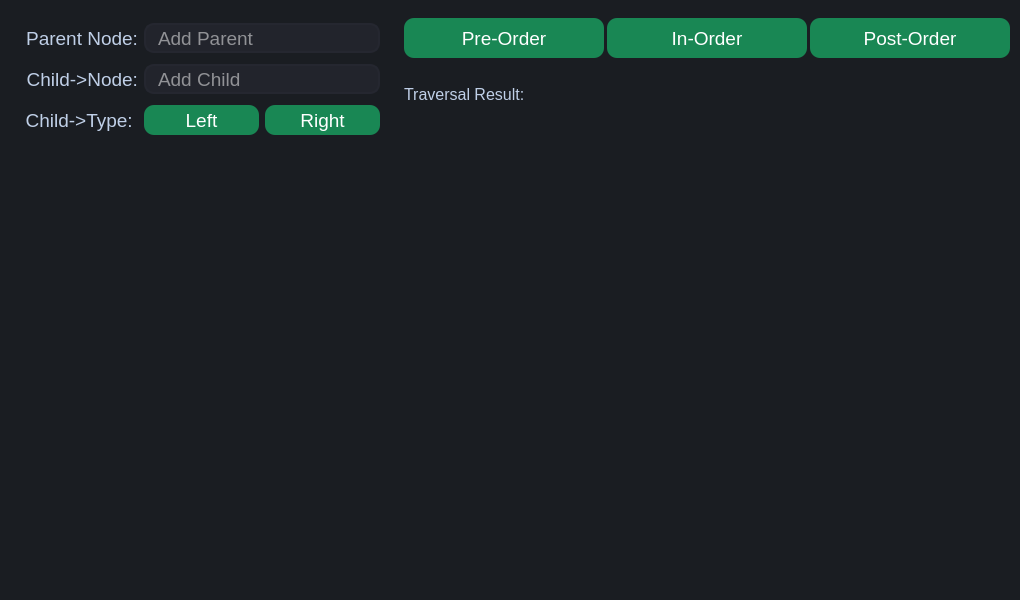
<?xml version="1.0" encoding="UTF-8"?>
<ui version="4.0">
 <class>MainWindow</class>
 <widget class="QMainWindow" name="MainWindow">
  <property name="geometry">
   <rect>
    <x>0</x>
    <y>0</y>
    <width>1020</width>
    <height>600</height>
   </rect>
  </property>
  <property name="windowTitle">
   <string>Tree Visualization By MahtabulShourav</string>
  </property>
  <property name="windowIcon">
   <iconset>
    <normaloff>../Resources/TreeIcon.png</normaloff>../Resources/TreeIcon.png</iconset>
  </property>
  <widget class="QWidget" name="centralwidget">
   <layout class="QVBoxLayout" name="verticalLayout">
    <property name="spacing">
     <number>0</number>
    </property>
    <property name="leftMargin">
     <number>0</number>
    </property>
    <property name="topMargin">
     <number>0</number>
    </property>
    <property name="rightMargin">
     <number>0</number>
    </property>
    <property name="bottomMargin">
     <number>0</number>
    </property>
    <item>
     <widget class="QFrame" name="OptionFrame">
      <property name="minimumSize">
       <size>
        <width>1000</width>
        <height>140</height>
       </size>
      </property>
      <property name="maximumSize">
       <size>
        <width>16777215</width>
        <height>140</height>
       </size>
      </property>
      <property name="styleSheet">
       <string notr="true">QFrame{
	background-color: rgb(26, 29, 34);
}</string>
      </property>
      <property name="frameShape">
       <enum>QFrame::NoFrame</enum>
      </property>
      <property name="frameShadow">
       <enum>QFrame::Raised</enum>
      </property>
      <layout class="QHBoxLayout" name="horizontalLayout">
       <property name="spacing">
        <number>0</number>
       </property>
       <property name="leftMargin">
        <number>0</number>
       </property>
       <property name="topMargin">
        <number>0</number>
       </property>
       <property name="rightMargin">
        <number>0</number>
       </property>
       <property name="bottomMargin">
        <number>0</number>
       </property>
       <item>
        <widget class="QWidget" name="widget" native="true">
         <layout class="QHBoxLayout" name="horizontalLayout_3">
          <item>
           <widget class="QWidget" name="LeftSide" native="true">
            <property name="minimumSize">
             <size>
              <width>380</width>
              <height>140</height>
             </size>
            </property>
            <layout class="QHBoxLayout" name="horizontalLayout_2">
             <item>
              <layout class="QVBoxLayout" name="V1">
               <item>
                <layout class="QHBoxLayout" name="H1">
                 <item>
                  <widget class="QLabel" name="ParentLabel">
                   <property name="minimumSize">
                    <size>
                     <width>120</width>
                     <height>30</height>
                    </size>
                   </property>
                   <property name="maximumSize">
                    <size>
                     <width>16777215</width>
                     <height>16777215</height>
                    </size>
                   </property>
                   <property name="font">
                    <font>
                     <family>Arial</family>
                     <pointsize>14</pointsize>
                    </font>
                   </property>
                   <property name="styleSheet">
                    <string notr="true">QLabel{
	color: rgb(191, 207, 231);
}</string>
                   </property>
                   <property name="text">
                    <string>Parent Node:</string>
                   </property>
                   <property name="alignment">
                    <set>Qt::AlignRight|Qt::AlignTrailing|Qt::AlignVCenter</set>
                   </property>
                  </widget>
                 </item>
                 <item>
                  <widget class="QLineEdit" name="ParentField">
                   <property name="minimumSize">
                    <size>
                     <width>120</width>
                     <height>30</height>
                    </size>
                   </property>
                   <property name="maximumSize">
                    <size>
                     <width>16777215</width>
                     <height>16777215</height>
                    </size>
                   </property>
                   <property name="font">
                    <font>
                     <family>Arial</family>
                     <pointsize>14</pointsize>
                    </font>
                   </property>
                   <property name="styleSheet">
                    <string notr="true">QLineEdit{
	border: 2px solid rgb(37,39,48);
	border-radius: 10px;
	color: #FFF;
	padding-left: 10px;
	padding-right: 10px;
	background-color: rgb(34,36,44);
}

QLineEdit::hover{
	border: 2px solid rgb(48,50,62);
}

QLineEdit::focus{
	border: 2px solid rgb(85,170,255);
	background-color: rgb(43,45,56);
}</string>
                   </property>
                   <property name="placeholderText">
                    <string>Add Parent</string>
                   </property>
                  </widget>
                 </item>
                </layout>
               </item>
               <item>
                <layout class="QHBoxLayout" name="H2">
                 <item>
                  <widget class="QLabel" name="ChildLabel">
                   <property name="minimumSize">
                    <size>
                     <width>120</width>
                     <height>30</height>
                    </size>
                   </property>
                   <property name="maximumSize">
                    <size>
                     <width>16777215</width>
                     <height>16777215</height>
                    </size>
                   </property>
                   <property name="font">
                    <font>
                     <family>Arial</family>
                     <pointsize>14</pointsize>
                    </font>
                   </property>
                   <property name="styleSheet">
                    <string notr="true">QLabel{
	color: rgb(191, 207, 231);
}</string>
                   </property>
                   <property name="text">
                    <string>Child-&gt;Node:</string>
                   </property>
                   <property name="alignment">
                    <set>Qt::AlignRight|Qt::AlignTrailing|Qt::AlignVCenter</set>
                   </property>
                  </widget>
                 </item>
                 <item>
                  <widget class="QLineEdit" name="ChildField">
                   <property name="minimumSize">
                    <size>
                     <width>120</width>
                     <height>30</height>
                    </size>
                   </property>
                   <property name="maximumSize">
                    <size>
                     <width>16777215</width>
                     <height>16777215</height>
                    </size>
                   </property>
                   <property name="font">
                    <font>
                     <family>Arial</family>
                     <pointsize>14</pointsize>
                    </font>
                   </property>
                   <property name="styleSheet">
                    <string notr="true">QLineEdit{
	border: 2px solid rgb(37,39,48);
	border-radius: 10px;
	color: #FFF;
	padding-left: 10px;
	padding-right: 10px;
	background-color: rgb(34,36,44);
}

QLineEdit::hover{
	border: 2px solid rgb(48,50,62);
}

QLineEdit::focus{
	border: 2px solid rgb(85,170,255);
	background-color: rgb(43,45,56);
}</string>
                   </property>
                   <property name="placeholderText">
                    <string>Add Child</string>
                   </property>
                  </widget>
                 </item>
                </layout>
               </item>
               <item>
                <layout class="QHBoxLayout" name="H3">
                 <item>
                  <widget class="QLabel" name="ChildTypeLabel">
                   <property name="minimumSize">
                    <size>
                     <width>120</width>
                     <height>30</height>
                    </size>
                   </property>
                   <property name="maximumSize">
                    <size>
                     <width>120</width>
                     <height>16777215</height>
                    </size>
                   </property>
                   <property name="font">
                    <font>
                     <family>Arial</family>
                     <pointsize>14</pointsize>
                    </font>
                   </property>
                   <property name="styleSheet">
                    <string notr="true">QLabel{
	color: rgb(191, 207, 231);
}</string>
                   </property>
                   <property name="text">
                    <string>Child-&gt;Type: </string>
                   </property>
                   <property name="alignment">
                    <set>Qt::AlignRight|Qt::AlignTrailing|Qt::AlignVCenter</set>
                   </property>
                  </widget>
                 </item>
                 <item>
                  <widget class="QPushButton" name="LeftButton">
                   <property name="minimumSize">
                    <size>
                     <width>80</width>
                     <height>30</height>
                    </size>
                   </property>
                   <property name="font">
                    <font>
                     <family>Arial</family>
                     <pointsize>14</pointsize>
                    </font>
                   </property>
                   <property name="styleSheet">
                    <string notr="true">QPushButton{
	color: #FFF;
	background-color: #198754;
	border-radius: 10px;
}

QPushButton::hover{
	background-color: #157347;
}

QPushButton:pressed{
	border: 4px solid #9dccb6;
}</string>
                   </property>
                   <property name="text">
                    <string>Left</string>
                   </property>
                  </widget>
                 </item>
                 <item>
                  <widget class="QPushButton" name="RightButton">
                   <property name="minimumSize">
                    <size>
                     <width>80</width>
                     <height>30</height>
                    </size>
                   </property>
                   <property name="font">
                    <font>
                     <family>Arial</family>
                     <pointsize>14</pointsize>
                    </font>
                   </property>
                   <property name="styleSheet">
                    <string notr="true">QPushButton{
	color: #FFF;
	background-color: #198754;
	border-radius: 10px;
}

QPushButton::hover{
	background-color: #157347;
}

QPushButton:pressed{
	border: 4px solid #9dccb6;
}</string>
                   </property>
                   <property name="text">
                    <string>Right</string>
                   </property>
                  </widget>
                 </item>
                </layout>
               </item>
              </layout>
             </item>
            </layout>
           </widget>
          </item>
          <item>
           <widget class="QWidget" name="VL" native="true">
            <layout class="QVBoxLayout" name="verticalLayout_2">
             <property name="spacing">
              <number>0</number>
             </property>
             <property name="leftMargin">
              <number>9</number>
             </property>
             <property name="topMargin">
              <number>9</number>
             </property>
             <property name="rightMargin">
              <number>9</number>
             </property>
             <property name="bottomMargin">
              <number>0</number>
             </property>
             <item>
              <layout class="QVBoxLayout" name="V2">
               <item>
                <layout class="QHBoxLayout" name="H4">
                 <property name="spacing">
                  <number>10</number>
                 </property>
                 <item>
                  <widget class="QPushButton" name="PreButton">
                   <property name="minimumSize">
                    <size>
                     <width>200</width>
                     <height>40</height>
                    </size>
                   </property>
                   <property name="font">
                    <font>
                     <family>Arial</family>
                     <pointsize>14</pointsize>
                    </font>
                   </property>
                   <property name="styleSheet">
                    <string notr="true">QPushButton{
	color: #FFF;
	background-color: #198754;
	border-radius: 10px;
}

QPushButton::hover{
	background-color: #157347;
}

QPushButton:pressed{
	border: 4px solid #9dccb6;
}</string>
                   </property>
                   <property name="text">
                    <string>Pre-Order</string>
                   </property>
                  </widget>
                 </item>
                 <item>
                  <widget class="QPushButton" name="InButton">
                   <property name="minimumSize">
                    <size>
                     <width>200</width>
                     <height>40</height>
                    </size>
                   </property>
                   <property name="font">
                    <font>
                     <family>Arial</family>
                     <pointsize>14</pointsize>
                    </font>
                   </property>
                   <property name="styleSheet">
                    <string notr="true">QPushButton{
	color: #FFF;
	background-color: #198754;
	border-radius: 10px;
}

QPushButton::hover{
	background-color: #157347;
}

QPushButton:pressed{
	border: 4px solid #9dccb6;
}</string>
                   </property>
                   <property name="text">
                    <string>In-Order</string>
                   </property>
                  </widget>
                 </item>
                 <item>
                  <widget class="QPushButton" name="PostButton">
                   <property name="minimumSize">
                    <size>
                     <width>200</width>
                     <height>40</height>
                    </size>
                   </property>
                   <property name="font">
                    <font>
                     <family>Arial</family>
                     <pointsize>14</pointsize>
                    </font>
                   </property>
                   <property name="styleSheet">
                    <string notr="true">QPushButton{
	color: #FFF;
	background-color: #198754;
	border-radius: 10px;
}

QPushButton::hover{
	background-color: #157347;
}

QPushButton:pressed{
	border: 4px solid #9dccb6;
}</string>
                   </property>
                   <property name="text">
                    <string>Post-Order</string>
                   </property>
                  </widget>
                 </item>
                </layout>
               </item>
               <item>
                <widget class="QLabel" name="ResultLabel">
                 <property name="minimumSize">
                  <size>
                   <width>600</width>
                   <height>60</height>
                  </size>
                 </property>
                 <property name="font">
                  <font>
                   <family>Arial</family>
                   <pointsize>12</pointsize>
                  </font>
                 </property>
                 <property name="styleSheet">
                  <string notr="true">QLabel{
	color: rgb(191, 207, 231);
}</string>
                 </property>
                 <property name="text">
                  <string>Traversal Result:</string>
                 </property>
                </widget>
               </item>
              </layout>
             </item>
            </layout>
           </widget>
          </item>
         </layout>
        </widget>
       </item>
      </layout>
     </widget>
    </item>
    <item>
     <widget class="QFrame" name="TreeViewFrame">
      <property name="minimumSize">
       <size>
        <width>1000</width>
        <height>460</height>
       </size>
      </property>
      <property name="frameShape">
       <enum>QFrame::NoFrame</enum>
      </property>
      <property name="frameShadow">
       <enum>QFrame::Raised</enum>
      </property>
      <layout class="QHBoxLayout" name="horizontalLayout_4">
       <property name="spacing">
        <number>0</number>
       </property>
       <property name="leftMargin">
        <number>0</number>
       </property>
       <property name="topMargin">
        <number>0</number>
       </property>
       <property name="rightMargin">
        <number>0</number>
       </property>
       <property name="bottomMargin">
        <number>0</number>
       </property>
       <item>
        <widget class="QWidget" name="DisplayTree" native="true">
         <layout class="QHBoxLayout" name="horizontalLayout_5">
          <property name="spacing">
           <number>0</number>
          </property>
          <property name="leftMargin">
           <number>0</number>
          </property>
          <property name="topMargin">
           <number>0</number>
          </property>
          <property name="rightMargin">
           <number>0</number>
          </property>
          <property name="bottomMargin">
           <number>0</number>
          </property>
          <item>
           <widget class="QGraphicsView" name="TreeView">
            <property name="styleSheet">
             <string notr="true">QGraphicsView{
	background-color: rgb(26, 29, 34);
	border: 0px;
}</string>
            </property>
           </widget>
          </item>
         </layout>
        </widget>
       </item>
      </layout>
     </widget>
    </item>
   </layout>
  </widget>
 </widget>
 <resources/>
 <connections/>
</ui>
